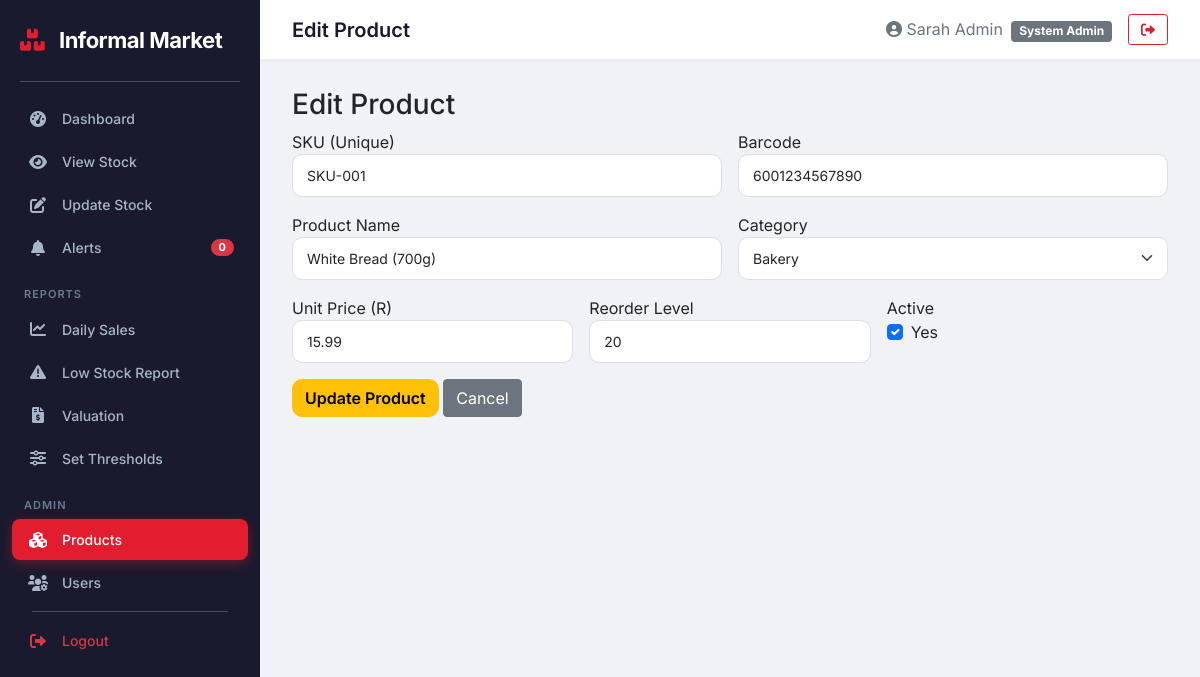
The app's page /boxer_inventory/admin/edit_product.php?id=1 (signed in) with its own data.
### tables this page shows
CREATE TABLE Product (
    product_id           INT AUTO_INCREMENT PRIMARY KEY,
    SKU                  VARCHAR(50) NOT NULL UNIQUE,
    barcode              VARCHAR(50) UNIQUE,
    product_name         VARCHAR(100) NOT NULL,
    category_id          INT,
    supplier_id          INT,
    unit_price           DECIMAL(10,2) NOT NULL,
    cost_price           DECIMAL(10,2) NOT NULL,
    reorder_level        INT NOT NULL DEFAULT 10,
    is_active            BOOLEAN DEFAULT TRUE,
    expiry_date          DATE,
    created_at           DATETIME DEFAULT CURRENT_TIMESTAMP,
    updated_at           DATETIME DEFAULT CURRENT_TIMESTAMP ON UPDATE CURRENT_TIMESTAMP,
    INDEX idx_category (category_id),
    INDEX idx_supplier (supplier_id),
    INDEX idx_product_name (product_name),
    INDEX idx_sku (SKU),
    INDEX idx_barcode (barcode),
    CONSTRAINT fk_product_category
        FOREIGN KEY (category_id) REFERENCES Category(category_id)
            ON DELETE SET NULL ON UPDATE CASCADE,
    CONSTRAINT fk_product_supplier
        FOREIGN KEY (supplier_id) REFERENCES Supplier(supplier_id)
            ON DELETE SET NULL ON UPDATE CASCADE
);

CREATE TABLE Category (
    category_id          INT AUTO_INCREMENT PRIMARY KEY,
    category_name        VARCHAR(50) NOT NULL UNIQUE,
    description          VARCHAR(255),
    parent_category_id   INT,
    created_at           DATETIME DEFAULT CURRENT_TIMESTAMP,
    updated_at           DATETIME DEFAULT CURRENT_TIMESTAMP ON UPDATE CURRENT_TIMESTAMP,
    INDEX idx_parent (parent_category_id),
    CONSTRAINT fk_category_parent
        FOREIGN KEY (parent_category_id) REFERENCES Category(category_id)
            ON DELETE SET NULL ON UPDATE CASCADE
);

### boxer_inventory/admin/edit_product.php (the view, shortened to what this page needs)
<?php
require_once __DIR__ . '/../auth.php';
require_once __DIR__ . '/../header.php';
$id = $_GET['id'] ?? 0;
$product = $conn->query("SELECT * FROM product WHERE product_id = $id")->fetch_assoc();
$categories = $conn->query("SELECT category_id, category_name FROM category");
?>
<h3>Edit Product</h3>
<form method="post" class="row g-3">
    <div class="col-md-6">
        <label>SKU (Unique)</label>
        <input type="text" name="sku" class="form-control" value="<?php echo htmlspecialchars($product['SKU']); ?>" required>
    </div>
    <div class="col-md-6">
        <label>Barcode</label>
        <input type="text" name="barcode" class="form-control" value="<?php echo htmlspecialchars($product['barcode']); ?>">
    </div>
    <div class="col-md-6">
        <label>Product Name</label>
        <input type="text" name="product_name" class="form-control" value="<?php echo htmlspecialchars($product['product_name']); ?>" required>
    </div>
    <div class="col-md-6">
        <label>Category</label>
        <select name="category_id" class="form-select" required>
            <?php while ($cat = $categories->fetch_assoc()): ?>
                <option value="<?php echo $cat['category_id']; ?>" <?php echo ($cat['category_id'] == $product['category_id']) ? 'selected' : ''; ?>>
                    <?php echo $cat['category_name']; ?>
                </option>
            <?php endwhile; ?>
        </select>
    </div>
    <div class="col-md-4">
        <label>Unit Price (R)</label>
        <input type="number" step="0.01" name="unit_price" class="form-control" value="<?php echo $product['unit_price']; ?>" required>
    </div>
    <div class="col-md-4">
        <label>Reorder Level</label>
        <input type="number" name="reorder_level" class="form-control" value="<?php echo $product['reorder_level']; ?>">
    </div>
    <div class="col-md-4">
        <label>Active</label>
        <div class="form-check">
            <input type="checkbox" name="is_active" class="form-check-input" <?php echo $product['is_active'] ? 'checked' : ''; ?>>
            <label class="form-check-label">Yes</label>
        </div>
    </div>
    <div class="col-12">
        <button type="submit" class="btn btn-warning">Update Product</button>
        <a href="manage_products.php" class="btn btn-secondary">Cancel</a>
    </div>
</form>
<?php require_once __DIR__ . '/../footer.php'; ?>

### boxer_inventory/css/style.css (style rules this page uses)
body { font-family: 'Inter', -apple-system, BlinkMacSystemFont, sans-serif; background: #f0f2f5; margin: 0; padding: 0; }
.form-control, .form-select { border-radius: 10px; border-color: #dce0e6; padding: 10px 14px; font-size: 14px; }
.btn-warning { border-radius: 10px; font-weight: 600; }

### records on screen
product: sku "SKU-001", barcode "6001234567890", product_name "White Bread (700g)", category_id "Bakery", unit_price "15.99", reorder_level "20", is_active "☑"

### other values on screen
$count "0"
$page_title "Edit Product"
$_SESSION['full_name'] "Sarah Admin"
$_SESSION['role'] "System Admin"
